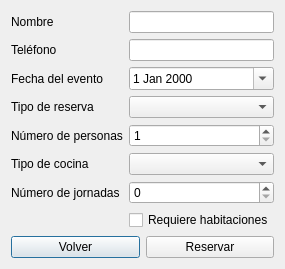
<?xml version="1.0" encoding="UTF-8"?>
<ui version="4.0">
 <class>DAAJ_Reservar</class>

 <widget class="QDialog" name="daaj_dialogReservar">
  <property name="windowTitle">
   <string>DAAJ · Reservar</string>
  </property>

  <layout class="QVBoxLayout" name="daaj_layoutPrincipal">

   <!-- FORMULARIO -->
   <item>
    <layout class="QFormLayout" name="daaj_formLayout">

     <item row="0" column="0">
      <widget class="QLabel" name="daaj_lblNombre">
       <property name="text">
        <string>Nombre</string>
       </property>
       <property name="toolTip">
        <string>Nombre de la persona que realiza la reserva</string>
       </property>
      </widget>
     </item>
     <item row="0" column="1">
      <widget class="QLineEdit" name="daaj_txtNombre">
       <property name="toolTip">
        <string>Introduzca el nombre del contacto</string>
       </property>
      </widget>
     </item>

     <item row="1" column="0">
      <widget class="QLabel" name="daaj_lblTelefono">
       <property name="text">
        <string>Teléfono</string>
       </property>
       <property name="toolTip">
        <string>Teléfono de contacto</string>
       </property>
      </widget>
     </item>
     <item row="1" column="1">
      <widget class="QLineEdit" name="daaj_txtTelefono">
       <property name="toolTip">
        <string>Introduzca el teléfono de contacto</string>
       </property>
      </widget>
     </item>

     <item row="2" column="0">
      <widget class="QLabel" name="daaj_lblFecha">
       <property name="text">
        <string>Fecha del evento</string>
       </property>
       <property name="toolTip">
        <string>Fecha en la que se celebrará el evento</string>
       </property>
      </widget>
     </item>
     <item row="2" column="1">
      <widget class="QDateEdit" name="daaj_dateEvento">
       <property name="calendarPopup">
        <bool>true</bool>
       </property>
       <property name="toolTip">
        <string>Seleccione la fecha del evento</string>
       </property>
      </widget>
     </item>

     <item row="3" column="0">
      <widget class="QLabel" name="daaj_lblTipoReserva">
       <property name="text">
        <string>Tipo de reserva</string>
       </property>
       <property name="toolTip">
        <string>Seleccione el tipo de evento</string>
       </property>
      </widget>
     </item>
     <item row="3" column="1">
      <widget class="QComboBox" name="daaj_cmbTipoReserva">
       <property name="toolTip">
        <string>Tipo de reserva</string>
       </property>
      </widget>
     </item>

     <item row="4" column="0">
      <widget class="QLabel" name="daaj_lblPersonas">
       <property name="text">
        <string>Número de personas</string>
       </property>
       <property name="toolTip">
        <string>Número de asistentes al evento</string>
       </property>
      </widget>
     </item>
     <item row="4" column="1">
      <widget class="QSpinBox" name="daaj_spnPersonas">
       <property name="minimum">
        <number>1</number>
       </property>
       <property name="toolTip">
        <string>Número de personas que asistirán</string>
       </property>
      </widget>
     </item>

     <item row="5" column="0">
      <widget class="QLabel" name="daaj_lblTipoCocina">
       <property name="text">
        <string>Tipo de cocina</string>
       </property>
       <property name="toolTip">
        <string>Seleccione el tipo de cocina</string>
       </property>
      </widget>
     </item>
     <item row="5" column="1">
      <widget class="QComboBox" name="daaj_cmbTipoCocina">
       <property name="toolTip">
        <string>Tipo de cocina para el evento</string>
       </property>
      </widget>
     </item>

     <item row="6" column="0">
      <widget class="QLabel" name="daaj_lblJornadas">
       <property name="text">
        <string>Número de jornadas</string>
       </property>
       <property name="toolTip">
        <string>Número de días del congreso</string>
       </property>
      </widget>
     </item>
     <item row="6" column="1">
      <widget class="QSpinBox" name="daaj_spnJornadas">
       <property name="visible">
        <bool>false</bool>
       </property>
       <property name="toolTip">
        <string>Solo para congresos</string>
       </property>
      </widget>
     </item>

     <item row="7" column="1">
      <widget class="QCheckBox" name="daaj_chkHabitaciones">
       <property name="text">
        <string>Requiere habitaciones</string>
       </property>
       <property name="visible">
        <bool>false</bool>
       </property>
       <property name="toolTip">
        <string>Indica si se necesitan habitaciones</string>
       </property>
      </widget>
     </item>

    </layout>
   </item>

   <!-- BOTONES -->
   <item>
    <layout class="QHBoxLayout" name="daaj_layoutBotones">
     <item>
      <widget class="QPushButton" name="daaj_btnVolver">
       <property name="text">
        <string>Volver</string>
       </property>
       <property name="toolTip">
        <string>Cancelar y volver a la ventana anterior</string>
       </property>
      </widget>
     </item>
     <item>
      <widget class="QPushButton" name="daaj_btnGuardar">
       <property name="text">
        <string>Reservar</string>
       </property>
       <property name="toolTip">
        <string>Guardar la reserva</string>
       </property>
      </widget>
     </item>
    </layout>
   </item>

  </layout>
 </widget>

 <resources/>
 <connections/>
</ui>
